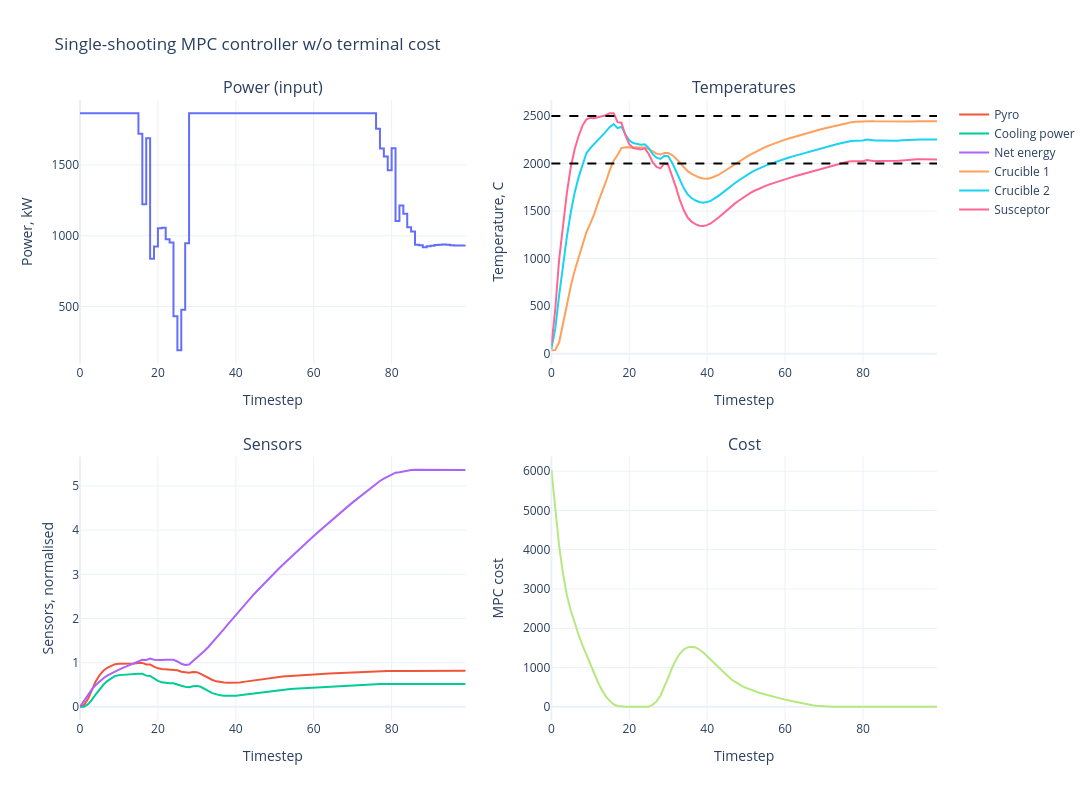

Source (notebook cell):
### Code cell
import numpy as np
import plotly.graph_objects as go
from plotly.subplots import make_subplots

limit = 100
t = np.arange(limit)
p_opt_traj = manager1.Pscaler.inverse_transform(torch.tensor(p_opt).reshape(-1,1))
fig = make_subplots(
    rows=2,
    cols=2,
    subplot_titles=(
        f"Power (input)",
        f"Temperatures",
        "Sensors",
        "Cost"
    ),
    vertical_spacing=0.15
)

# --- Left subplot: power trajectory ---
fig.add_trace(
    go.Scatter(
        x=t,
        y=p_opt_traj[:limit,0],
        mode="lines",
        line_shape="hv",  # equivalent to plt.step
        name="Power",
        showlegend=False
    ),
    row=1,
    col=1
)
fig.add_trace(
    go.Scatter(
        x=np.arange(limit),
        y=pyro_traj[:limit,0],
        mode="lines",
        # line_shape="hv",  # equivalent to plt.step
        name="Pyro"
    ),
    row=2,
    col=1
)
fig.add_trace(
    go.Scatter(
        x=t,
        y=p_cool_traj[:limit,0],
        mode="lines",
        # line_shape="hv",  # equivalent to plt.step
        name="Cooling power"
    ),
    row=2,
    col=1
)
fig.add_trace(
    go.Scatter(
        x=t,
        y=E_net_traj[:limit,0],
        mode="lines",
        # line_shape="hv",  # equivalent to plt.step
        name="Net energy"
    ),
    row=2,
    col=1
)
# --- Right subplot: Z trajectories ---

fig.add_trace(
    go.Scatter(
        x=t,
        y=(Z_traj[:limit] @ c1_picker.numpy().T).mean(axis=1),
        mode="lines",
        name="Crucible 1"
    ),
    row=1,
    col=2
)
fig.add_trace(
    go.Scatter(
        x=t,
        y=(Z_traj[:limit] @ c2_picker.numpy().T).mean(axis=1),
        mode="lines",
        name="Crucible 2"
    ),
    row=1,
    col=2
)
fig.add_trace(
    go.Scatter(
        x=t,
        y=(Z_traj[:limit] @ sus_picker.numpy().T).mean(axis=1),
        mode="lines",
        name="Susceptor"
    ),
    row=1,
    col=2
)

# Horizontal target lines
fig.add_hline(
    y=-sus_target,
    line_dash="dash",
    line_color="black",
    row=1,
    col=2
)

fig.add_hline(
    y=c1_target,
    line_dash="dash",
    line_color="black",
    row=1,
    col=2
)

fig.add_trace(
    go.Scatter(
        x=t,
        y=cost_traj[:limit,0],
        name='MPC cost',
        showlegend=False
    ),
    row=2,
    col=2
)

fig.update_yaxes(title_text='Power, kW',row=1,col=1)
fig.update_yaxes(title_text='Temperature, C',row=1,col=2)
fig.update_yaxes(title_text='Sensors, normalised',row=2,col=1)
fig.update_yaxes(title_text='MPC cost',row=2,col=2)
fig.update_xaxes(title_text='Timestep')#,row=1,col=1)
fig.update_layout(
    width=1200,
    height=800,
    showlegend=True,
    template="plotly_white",
    title='Single-shooting MPC controller w/o terminal cost'
)

fig.show()
